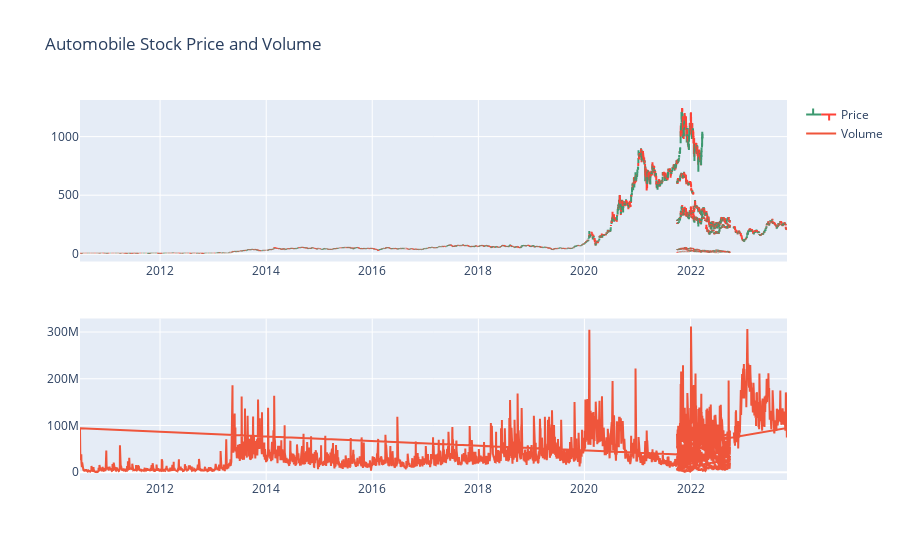

Notebook cell for this chart:
### Code cell
fig = make_subplots(rows=2, cols=1)
fig.add_trace(go.Ohlc(x=df.Date,
                      open=df.Open,
                      high=df.High,
                      low=df.Low,
                      close=df.Close,
                      name='Price'), row=1, col=1)

fig.add_trace(go.Scatter(x=df.Date, y=df.Volume, name='Volume'), row=2, col=1)

fig.update_layout(title_text="Automobile Stock Price and Volume")
fig.update(layout_xaxis_rangeslider_visible=False) 
fig.show()

### Figure 1 — Plotly figure (JSON) as saved in the notebook; plotly's stock layout.template omitted (floating-point values rounded to 4 significant figures; data arrays with more than 128 entries replaced by an {"elided": "..."} marker saying what was removed)
{"data": [{"close": {"elided": "4723 float values"}, "high": {"elided": "4723 float values"}, "low": {"elided": "4723 float values"}, "name": "Price", "open": {"elided": "4723 float values"}, "type": "ohlc", "x": {"elided": "4723 str values"}, "xaxis": "x", "yaxis": "y"}, {"name": "Volume", "type": "scatter", "x": {"elided": "4723 str values"}, "xaxis": "x2", "y": {"elided": "4723 int values"}, "yaxis": "y2"}], "layout": {"title": {"text": "Automobile Stock Price and Volume"}, "xaxis": {"anchor": "y", "domain": [0, 1], "rangeslider": {"visible": false}}, "xaxis2": {"anchor": "y2", "domain": [0, 1]}, "yaxis": {"anchor": "x", "domain": [0.575, 1]}, "yaxis2": {"anchor": "x2", "domain": [0, 0.425]}}}
